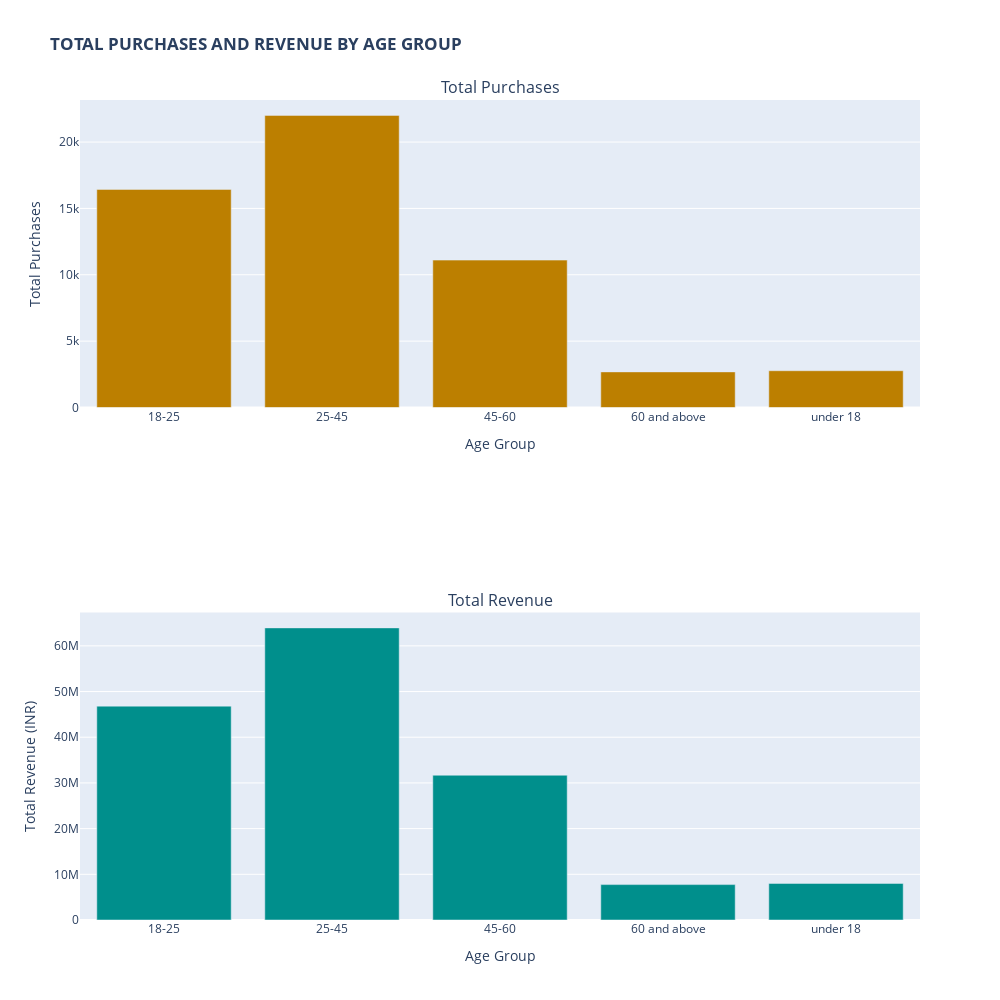

Notebook code cell kept with this figure:
### Markdown cell above
<h5 style="text-align: left; font-family: 'Jetbrains Mono'; color: black;"><b>3.2. HIST & BOX CHART: GROUP SEGMENTS, EMPHASIZE IN GROUP 25- 45</b></h5>

### Code cell
import plotly.graph_objects as go
from plotly.subplots import make_subplots
import pandas as pd


agegroup_summary = df.groupby('Age Group').agg(
    total_purchases=('CID', 'count'),  
    total_revenue=('Net Amount', 'sum')  
).reset_index()


fig = make_subplots(rows=2, cols=1, subplot_titles=("Total Purchases", "Total Revenue"))

fig.add_trace(go.Bar(
    x=agegroup_summary['Age Group'],
    y=agegroup_summary['total_purchases'],
    name='Total Purchases',
    marker=dict(color='#bc7f00')
), row=1, col=1)


fig.add_trace(go.Bar(
    x=agegroup_summary['Age Group'],
    y=agegroup_summary['total_revenue'],
    name='Total Revenue (INR)',
    marker=dict(color='#008f8c')
), row=2, col=1)


fig.update_layout(
    title_text="<b>TOTAL PURCHASES AND REVENUE BY AGE GROUP",
    height=1000, 
    width = 1000,
    showlegend=False
)

fig.update_xaxes(title_text="Age Group", row=1, col=1)
fig.update_yaxes(title_text="Total Purchases", row=1, col=1)
fig.update_xaxes(title_text="Age Group", row=2, col=1)
fig.update_yaxes(title_text="Total Revenue (INR)", row=2, col=1)

# Show the plots
fig.show()

### Figure 1 — Plotly figure (JSON) as saved in the notebook; plotly's stock layout.template omitted (floating-point values rounded to 4 significant figures)
{"data": [{"marker": {"color": "#bc7f00"}, "name": "Total Purchases", "type": "bar", "x": ["18-25", "25-45", "45-60", "60 and above", "under 18"], "xaxis": "x", "y": [16431, 22010, 11104, 2684, 2771], "yaxis": "y"}, {"marker": {"color": "#008f8c"}, "name": "Total Revenue (INR)", "type": "bar", "x": ["18-25", "25-45", "45-60", "60 and above", "under 18"], "xaxis": "x2", "y": [46800000.0, 63930000.0, 31680000.0, 7748000.0, 8007000.0], "yaxis": "y2"}], "layout": {"annotations": [{"font": {"size": 16}, "showarrow": false, "text": "Total Purchases", "x": 0.5, "xanchor": "center", "xref": "paper", "y": 1, "yanchor": "bottom", "yref": "paper"}, {"font": {"size": 16}, "showarrow": false, "text": "Total Revenue", "x": 0.5, "xanchor": "center", "xref": "paper", "y": 0.375, "yanchor": "bottom", "yref": "paper"}], "height": 1000, "showlegend": false, "title": {"text": "<b>TOTAL PURCHASES AND REVENUE BY AGE GROUP"}, "width": 1000, "xaxis": {"anchor": "y", "autorange": true, "domain": [0, 1], "range": [-0.5, 4.5], "title": {"text": "Age Group"}, "type": "category"}, "xaxis2": {"anchor": "y2", "autorange": true, "domain": [0, 1], "range": [-0.5, 4.5], "title": {"text": "Age Group"}, "type": "category"}, "yaxis": {"anchor": "x", "autorange": true, "domain": [0.625, 1], "range": [0, 23170.0], "title": {"text": "Total Purchases"}, "type": "linear"}, "yaxis2": {"anchor": "x2", "autorange": true, "domain": [0, 0.375], "range": [0, 67300000.0], "title": {"text": "Total Revenue (INR)"}, "type": "linear"}}}
